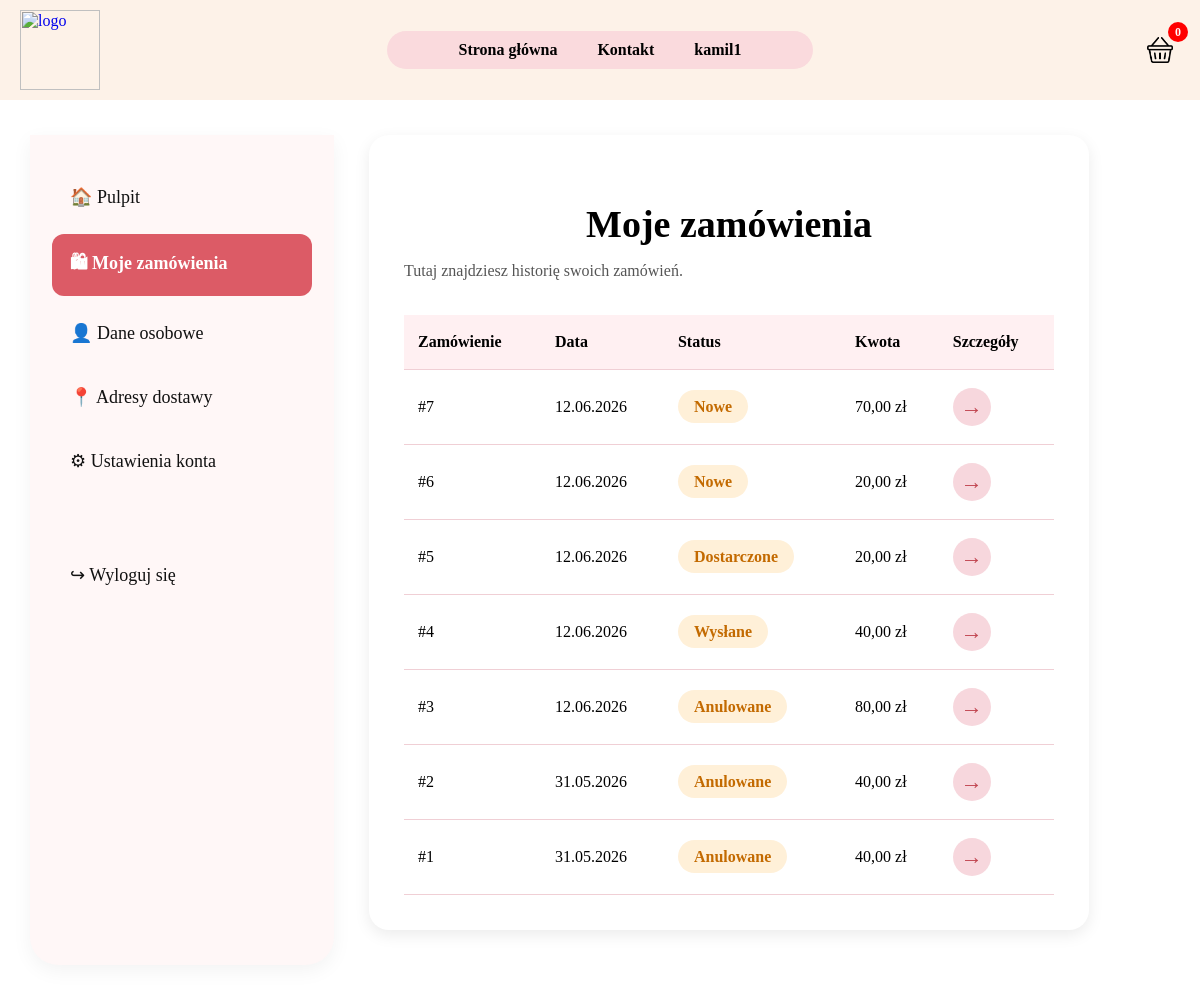
The app's page /panel/zamowienia/ (signed in), older data.
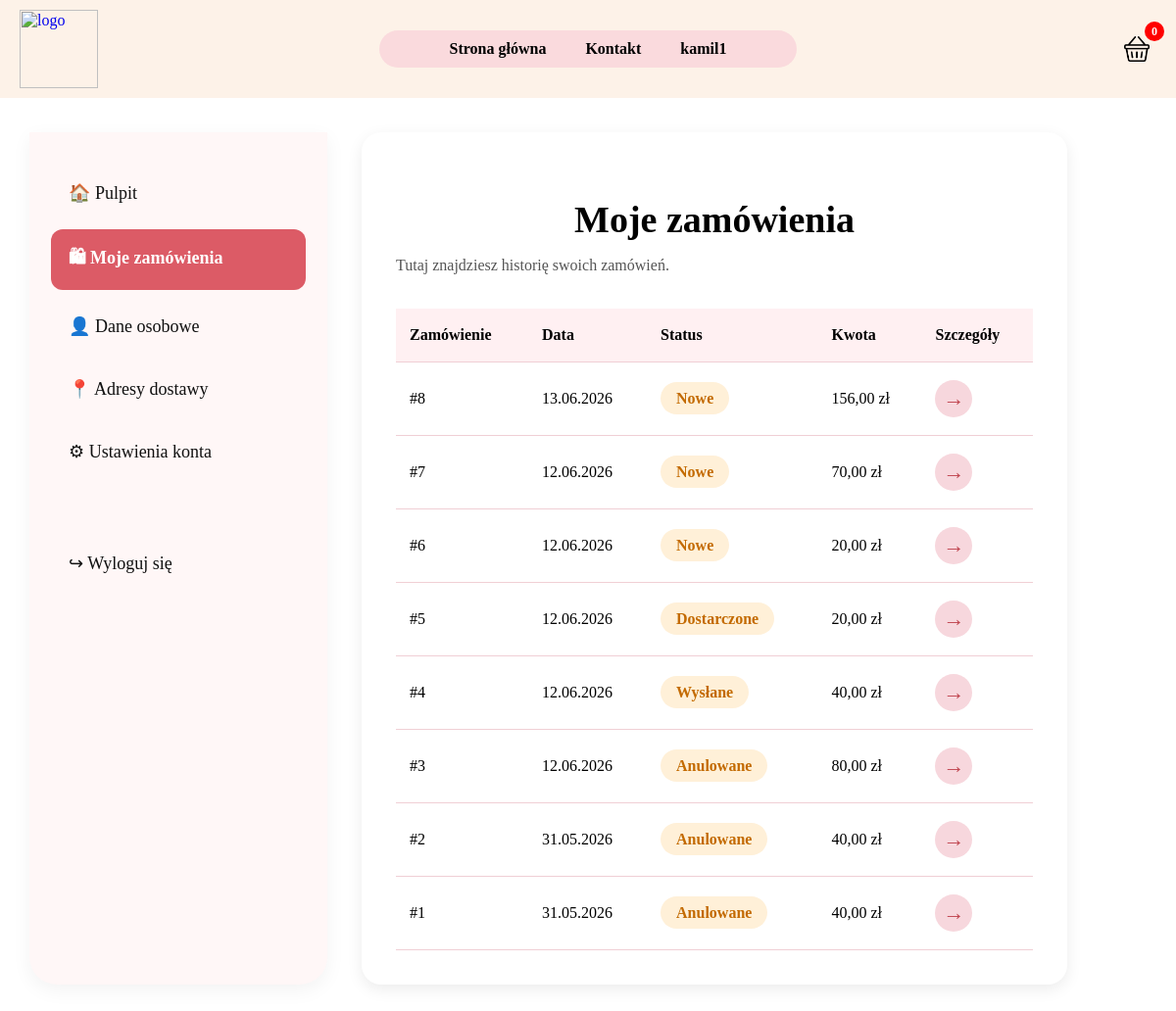
The same page, newer data.
### SklepApp/models.py (models this page shows, shortened)
class Order(models.Model):
    user = models.ForeignKey(User, on_delete=models.CASCADE, null=True, blank=True)
    created_at = models.DateTimeField(auto_now_add=True)
    total = models.DecimalField(max_digits=10, decimal_places=2)
    status = models.CharField(max_length=30, choices=STATUS_CHOICES, default="Nowe")
    payment_method = models.CharField(max_length=30, choices=PAYMENT_CHOICES, default="Przelew")
    full_name = models.CharField(max_length=100, blank=True)
    phone = models.CharField(max_length=20, blank=True)
    street = models.CharField(max_length=150, blank=True)
    postal_code = models.CharField(max_length=10, blank=True)
    city = models.CharField(max_length=100, blank=True)

### SklepApp/views.py (the view)
# urls.py: path('panel/zamowienia/', views.user_orders_view, name='user_orders'),
@login_required
def user_orders_view(request):
    orders = Order.objects.filter(user=request.user).order_by("-created_at")
    return render(request, 'user_orders.html', {
        'orders': orders,
        'cart_count': get_cart_count(request)
    })

### SklepApp/views.py (called while the page is built)
def get_cart_count(request):
    cart = request.session.get('cart', {})
    if isinstance(cart, dict):
        return sum(cart.values())
    return len(cart)

### Templates/user_orders.html (shortened to what this page needs)
{% load static %}
<html lang="pl">
<head>
    <link rel="stylesheet" href="{% static 'style.css' %}">
</head>
<body>
<header class="header">
    <div class="logo">
        <a href="{% url 'home' %}">
            <img src="{% static 'grafika/logo.png' %}" alt="logo">
        </a>
    </div>
    <nav class="menu">
        <a href="{% url 'home' %}">Strona główna</a>
        <a href="{% url 'kontakt' %}">Kontakt</a>
        <a href="{% url 'panel' %}">{{ user.username }}</a>
    </nav>
    <div class="koszyk">
        <a href="{% url 'cart' %}">
            <img src="{% static 'grafika/cart.png' %}" alt="koszyk">
            <span id="cart-count">{{ cart_count }}</span>
        </a>
    </div>
</header>
<main class="dashboard">
    <aside class="dashboard-sidebar">
        <a class="side-link" href="{% url 'panel' %}">🏠 Pulpit</a>
        <a class="side-link active" href="{% url 'user_orders' %}">🛍 Moje zamówienia</a>
        <a class="side-link" href="{% url 'user_data' %}">👤 Dane osobowe</a>
        <a class="side-link" href="{% url 'user_addresses' %}">📍 Adresy dostawy</a>
        <a class="side-link" href="{% url 'user_settings' %}">⚙ Ustawienia konta</a>
        <a class="side-link logout" href="{% url 'logout' %}">↪ Wyloguj się</a>
    </aside>
    <section class="dashboard-content">
    <div class="profile-edit-box orders-box">
        <h1>Moje zamówienia</h1>
        <p>Tutaj znajdziesz historię swoich zamówień.</p>
        {% if orders %}
            <table class="orders-table">
                <thead>
                    <tr>
                        <th>Zamówienie</th>
                        <th>Data</th>
                        <th>Status</th>
                        <th>Kwota</th>
                        <th>Szczegóły</th>
                    </tr>
                </thead>
                <tbody>
                    {% for order in orders %}
                        <tr>
                            <td>#{{ order.id }}</td>
                            <td>{{ order.created_at|date:"d.m.Y" }}</td>
                            <td>
                                <span class="status orange">{{ order.status }}</span>
                            </td>
                            <td>{{ order.total }} zł</td>
                            <td>
                                <a href="{% url 'order_detail' order.id %}" class="order-arrow">
                                    →
                                </a>
                            </td>
                        </tr>
                    {% endfor %}
                </tbody>
            </table>
        {% else %}
            <div class="empty-panel-box">
                <h2>Brak zamówień</h2>
                <p>Nie masz jeszcze żadnych zamówień.</p>
                <a href="{% url 'home' %}">Przejdź do sklepu</a>
            </div>
        {% endif %}
    </div>
    </section>
</main>
</body>
</html>

Row changes from the older to the newer data that the page shows:
added Order: id "8", created_at "13.06.2026", status "Nowe", total "156,00"
